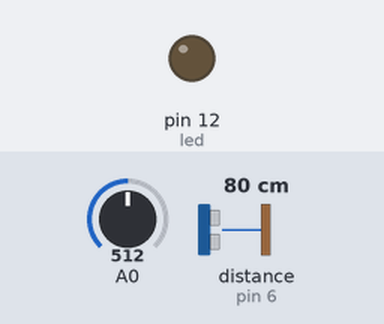
Simulated run of this sketch. Board: Arduino Uno, built with avr-gcc and run on an emulated ATmega328P. On the bench: output pins drawn as LEDs (lit = HIGH). Wiring (inferred from the names in the program): ultrasonic range finder: trigger pin 5; echo pin 6. Inputs (shaded band) come from the test bench; at power-on: distance to the obstacle (sensor on pin 6) 80 cm, A0 = 512. The echo pulse lasts 58.3 µs per cm; pins used as bus, display or sensor lines are not drawn; what the sketch prints to the serial monitor is not drawn.

Above: at 1.2 s.
1.3 s: distance to the obstacle (sensor on pin 6) set to 23 cm
3.2 s: distance to the obstacle (sensor on pin 6) set to 18 cm
At 5.1 s:
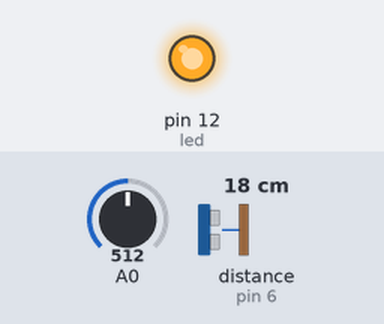
5.5 s: distance to the obstacle (sensor on pin 6) set to 35 cm
At 6.8 s:
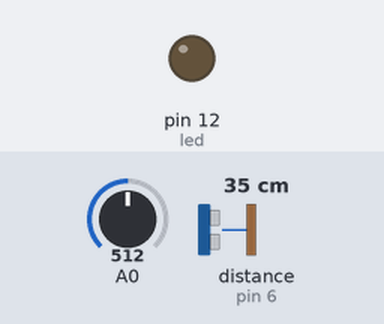
7.5 s: distance to the obstacle (sensor on pin 6) set to 2 cm
At 8.5 s:
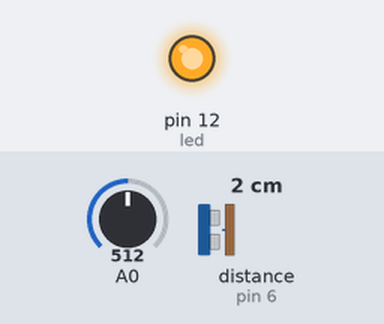
Timing chart, 0 to 10.5 s (numbered marks = the images above; inputs shaded):
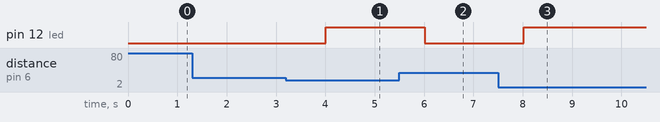

The sketch:

i2ctest.ino
```cpp
#include <Wire.h>
#include <avr/sleep.h>
#include <avr/power.h>

#define SLAVE_ADDRESS 0x04
#define trigPin 5
#define echoPin 6
#define led 12
#define led2 4
int question = 0;
int state = 0;
long duration, distance;
float voltage = 0;

void setup() {
Serial.begin(9600); // start serial for output
pinMode(trigPin, OUTPUT);
pinMode(echoPin, INPUT);
pinMode(led, OUTPUT);
// initialize i2c as slave
Wire.begin(SLAVE_ADDRESS);

// define callbacks for i2c communication
Wire.onReceive(receiveData);
Wire.onRequest(sendData);

Serial.println('Ready!');
}

void loop() {
delay(1000);
  digitalWrite(trigPin, LOW);  // Added this line
  delayMicroseconds(2); // Added this line
  digitalWrite(trigPin, HIGH);
  delayMicroseconds(10); // Added this line
  digitalWrite(trigPin, LOW);
  duration = pulseIn(echoPin, HIGH);
  distance = (duration/2) / 29.1;
  if (distance < 20) {  // This is where the LED On/Off happens
    digitalWrite(led,HIGH);
    digitalWrite(led2,LOW);
  } else {
    digitalWrite(led,LOW);
    digitalWrite(led2,HIGH);
  }
  int sensorValue = analogRead(A0);
  // Convert the analog reading (which goes from 0 - 1023) to a voltage (0 - 5V):
  voltage = sensorValue * (5.0 / 1023.0);
}

// callback for received data
void receiveData(int byteCount){

while(Wire.available()) {
question = Wire.read();
Serial.print('data received: ');
Serial.println(question);

}
}

// callback for sending data
void sendData(){
  //delay(100);
  //char text= distance+" "+voltage;
  if(question==1) {
    Wire.write(distance);
  } else if(question==2){
    int numberBack=voltage*100;
    Wire.write(numberBack);
  }
  else {
    Wire.write(0);
  }
}
```

Measured:
- the behaviour switches between 21 and 20 cm on distance to the obstacle (sensor on pin 6) (found by bisection; images 0 and 1)
- after the input at 1.3 s, every drawn part: stays the same
- after the input at 3.2 s, pin 12 (led): LOW → HIGH after 0.81 s
- after the input at 5.5 s, pin 12 (led): HIGH → LOW after 0.52 s
- after the input at 7.5 s, pin 12 (led): LOW → HIGH after 0.52 s
